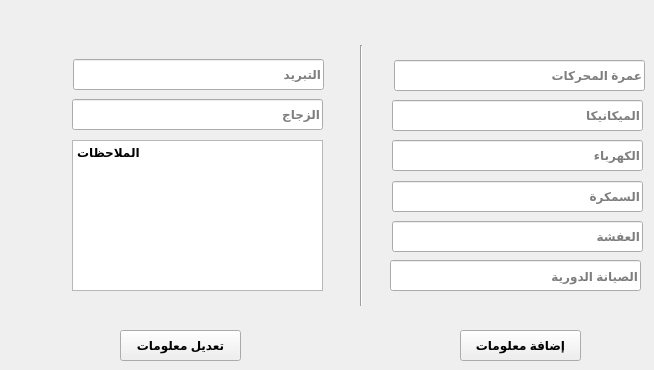
    <widget class="QWidget" name="tab_3">
     <attribute name="title">
      <string>الصيانة</string>
     </attribute>
     <widget class="QLineEdit" name="txt_afsha">
      <property name="geometry">
       <rect>
        <x>392</x>
        <y>221</y>
        <width>251</width>
        <height>31</height>
       </rect>
      </property>
      <property name="font">
       <font>
        <weight>75</weight>
        <bold>true</bold>
       </font>
      </property>
      <property name="placeholderText">
       <string>العفشة</string>
      </property>
     </widget>
     <widget class="QLineEdit" name="txt_engine_amra">
      <property name="geometry">
       <rect>
        <x>394</x>
        <y>60</y>
        <width>251</width>
        <height>31</height>
       </rect>
      </property>
      <property name="font">
       <font>
        <weight>75</weight>
        <bold>true</bold>
       </font>
      </property>
      <property name="layoutDirection">
       <enum>Qt::RightToLeft</enum>
      </property>
      <property name="placeholderText">
       <string>عمرة المحركات</string>
      </property>
     </widget>
     <widget class="QLineEdit" name="txt_periodic_maintenance">
      <property name="geometry">
       <rect>
        <x>390</x>
        <y>260</y>
        <width>251</width>
        <height>31</height>
       </rect>
      </property>
      <property name="font">
       <font>
        <weight>75</weight>
        <bold>true</bold>
       </font>
      </property>
      <property name="placeholderText">
       <string>الصيانة الدورية</string>
      </property>
     </widget>
     <widget class="QLineEdit" name="txt_samkara">
      <property name="geometry">
       <rect>
        <x>392</x>
        <y>181</y>
        <width>251</width>
        <height>31</height>
       </rect>
      </property>
      <property name="font">
       <font>
        <weight>75</weight>
        <bold>true</bold>
       </font>
      </property>
      <property name="placeholderText">
       <string>السمكرة</string>
      </property>
     </widget>
     <widget class="QLineEdit" name="txt_electricity">
      <property name="geometry">
       <rect>
        <x>392</x>
        <y>140</y>
        <width>251</width>
        <height>31</height>
       </rect>
      </property>
      <property name="font">
       <font>
        <weight>75</weight>
        <bold>true</bold>
       </font>
      </property>
      <property name="placeholderText">
       <string>الكهرباء</string>
      </property>
     </widget>
     <widget class="QLineEdit" name="txt_cooling">
      <property name="geometry">
       <rect>
        <x>73</x>
        <y>59</y>
        <width>251</width>
        <height>31</height>
       </rect>
      </property>
      <property name="font">
       <font>
        <weight>75</weight>
        <bold>true</bold>
       </font>
      </property>
      <property name="placeholderText">
       <string>التبريد</string>
      </property>
     </widget>
     <widget class="QLineEdit" name="txt_mechanics">
      <property name="geometry">
       <rect>
        <x>392</x>
        <y>100</y>
        <width>251</width>
        <height>31</height>
       </rect>
      </property>
      <property name="font">
       <font>
        <weight>75</weight>
        <bold>true</bold>
       </font>
      </property>
      <property name="placeholderText">
       <string>الميكانيكا</string>
      </property>
     </widget>
     <widget class="QLineEdit" name="txt_glass">
      <property name="geometry">
       <rect>
        <x>72</x>
        <y>99</y>
        <width>251</width>
        <height>31</height>
       </rect>
      </property>
      <property name="font">
       <font>
        <weight>75</weight>
        <bold>true</bold>
       </font>
      </property>
      <property name="placeholderText">
       <string>الزجاج</string>
      </property>
     </widget>
     <widget class="QPlainTextEdit" name="txt_notes">
      <property name="geometry">
       <rect>
        <x>72</x>
        <y>140</y>
        <width>251</width>
        <height>151</height>
       </rect>
      </property>
      <property name="font">
       <font>
        <weight>75</weight>
        <bold>true</bold>
       </font>
      </property>
      <property name="plainText">
       <string>الملاحظات</string>
      </property>
     </widget>
     <widget class="QPushButton" name="btn_Update_Maintenance_Info">
      <property name="geometry">
       <rect>
        <x>120</x>
        <y>330</y>
        <width>121</width>
        <height>31</height>
       </rect>
      </property>
      <property name="font">
       <font>
        <weight>75</weight>
        <bold>true</bold>
       </font>
      </property>
      <property name="text">
       <string>تعديل معلومات</string>
      </property>
     </widget>
     <widget class="QPushButton" name="btn_Add_Maintenance_Info">
      <property name="geometry">
       <rect>
        <x>460</x>
        <y>330</y>
        <width>121</width>
        <height>31</height>
       </rect>
      </property>
      <property name="font">
       <font>
        <weight>75</weight>
        <bold>true</bold>
       </font>
      </property>
      <property name="text">
       <string>إضافة معلومات</string>
      </property>
     </widget>
     <widget class="Line" name="line_2">
      <property name="geometry">
       <rect>
        <x>351</x>
        <y>45</y>
        <width>20</width>
        <height>261</height>
       </rect>
      </property>
      <property name="orientation">
       <enum>Qt::Vertical</enum>
      </property>
     </widget>
    </widget>
